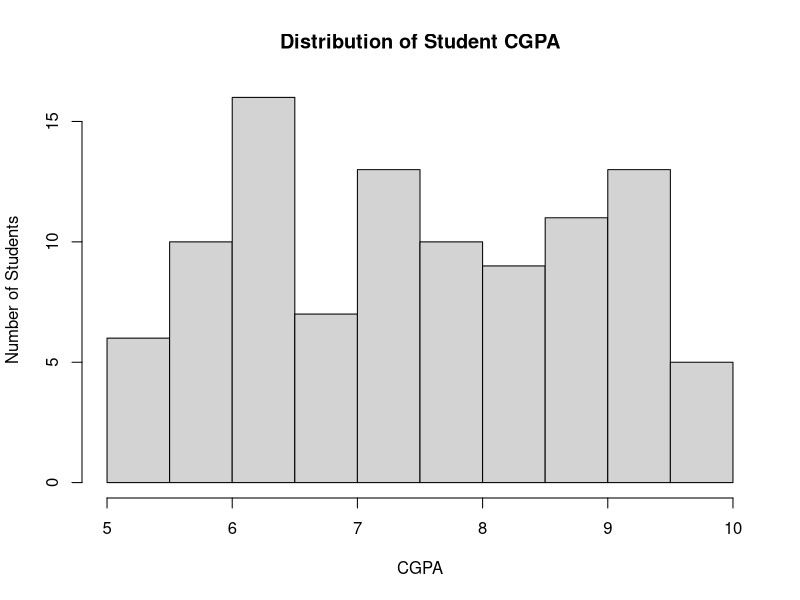
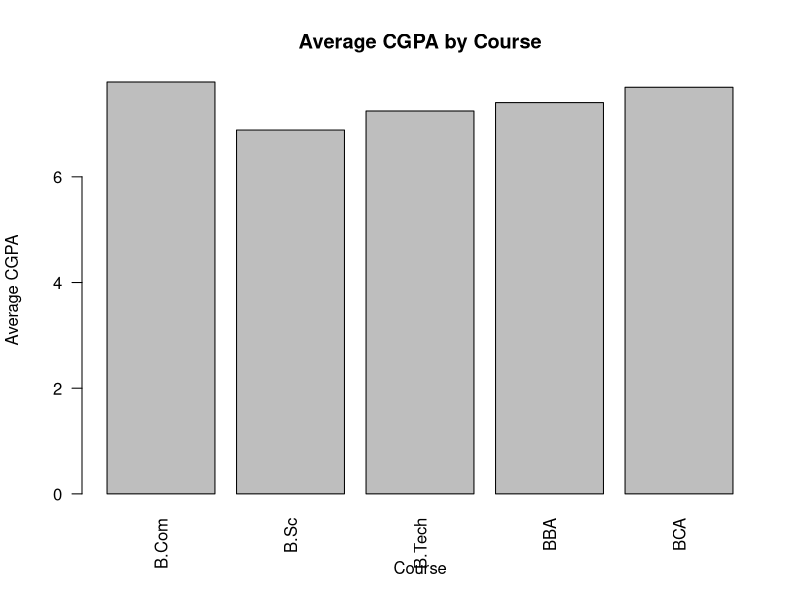

Write R code to recreate these figures, in order.
## ---- chunk 1
student_data <- read.csv("../data/students.csv")
head(student_data)
## ---- chunk 2
str(student_data)
summary(student_data)
## ---- chunk 3
colSums(is.na(student_data))
## ---- chunk 4
student_data <- unique(student_data)
student_data$Gender <- as.factor(student_data$Gender)
student_data$Course <- as.factor(student_data$Course)
student_data$Department <- as.factor(student_data$Department)
student_data$CGPA <- as.numeric(student_data$CGPA)
## ---- chunk 5
mean(student_data$CGPA, na.rm = TRUE)
median(student_data$CGPA, na.rm = TRUE)
sd(student_data$CGPA, na.rm = TRUE)
min(student_data$CGPA, na.rm = TRUE)
max(student_data$CGPA, na.rm = TRUE)
## ---- chunk 6
gender_count <- table(student_data$Gender)
gender_count
## ---- chunk 7
course_count <- table(student_data$Course)
course_count
## ---- chunk 8
hist(student_data$CGPA, main = "Distribution of Student CGPA", xlab = "CGPA", ylab = "Number of Students")
## ---- chunk 9
course_cgpa <- aggregate(CGPA ~ Course, data = student_data, FUN = mean)
course_cgpa
## ---- chunk 10
barplot(course_cgpa$CGPA, names.arg = course_cgpa$Course, main = "Average CGPA by Course", xlab = "Course", ylab = "Average CGPA", las = 2)
